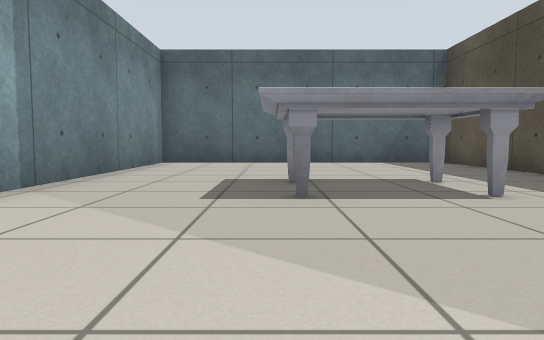
view 1 (above)

15 first-person views from a walk through a Gazebo world. The camera is 0.5 m above the floor, tilts 4° down and sees 70° across. Floor lines are 1 m apart. The floor is counted in squares, 1 m on a side. Each view is taken from the middle of a square. On the plan, view 1 faces up. The plan holds only what a view shows up to about 9 squares ahead; the rest is blank. The robots in the file are not drawn. Some stock models are drawn as simple stand-ins. Some surface patterns are stand-ins.

view 2
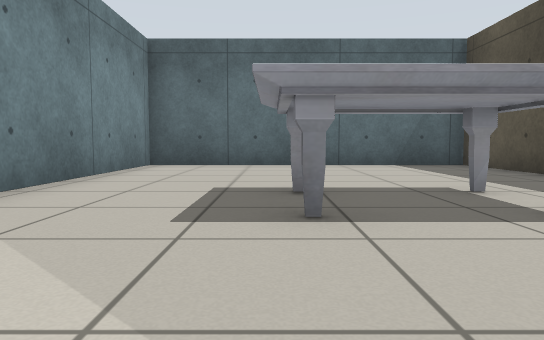

view 3
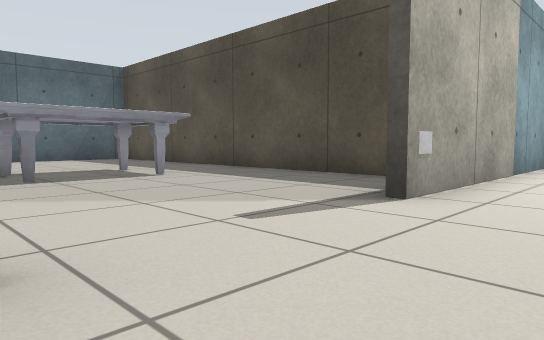

view 4
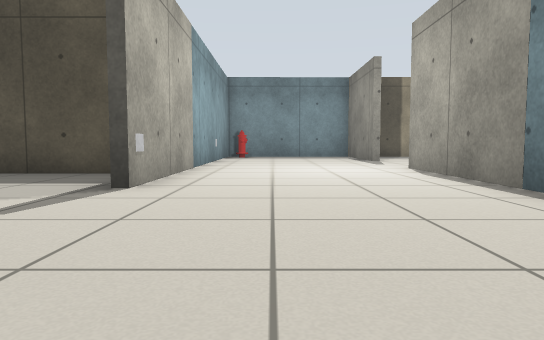

view 5
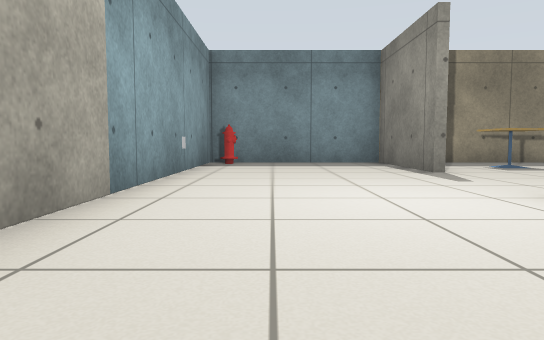

view 6
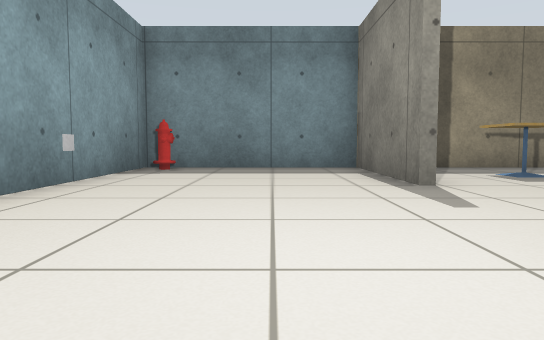

view 7
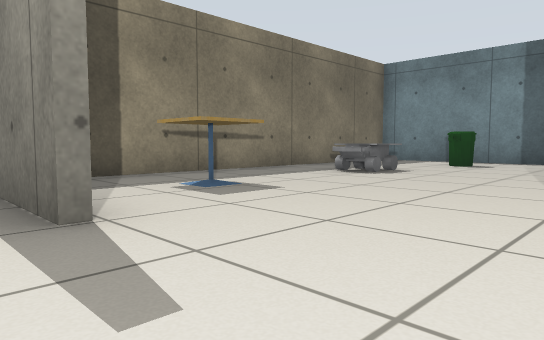

view 8
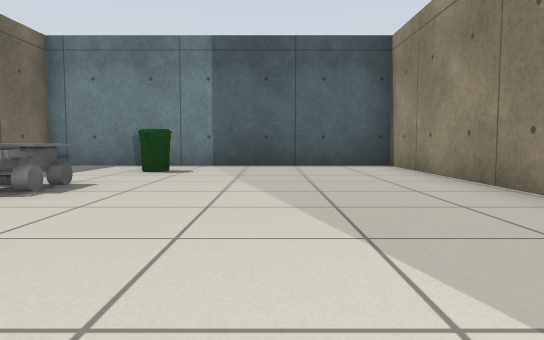

view 9
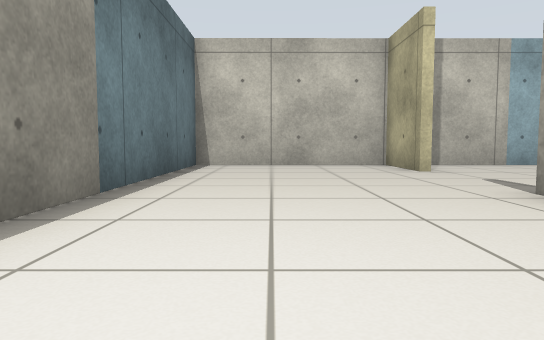

view 10
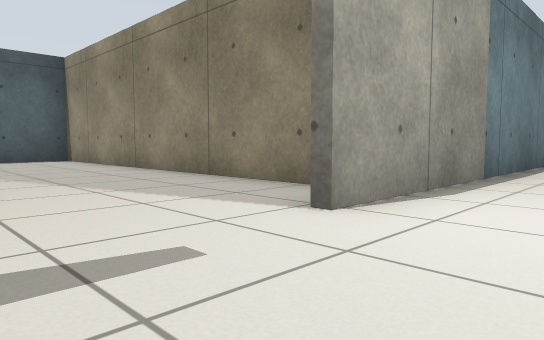

view 11
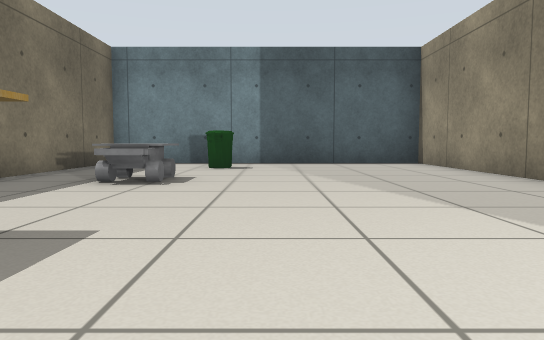

view 12
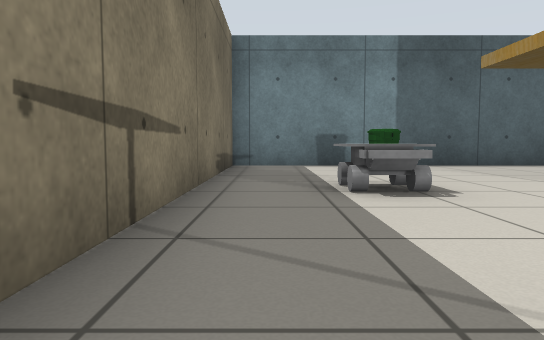

view 13
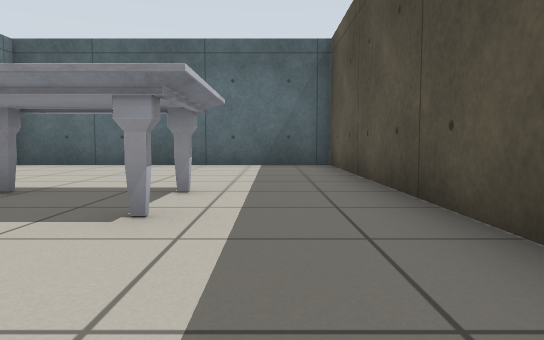

view 14
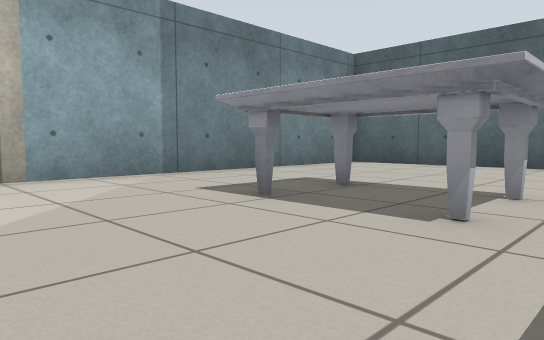

view 15
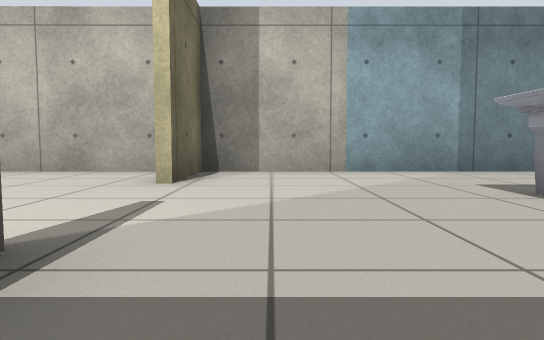

### Floor plan
Points are (right, up) in squares from view 1. A wall is a line through its corners. A room is listed if a view was taken in it or the views show most of it. See-through windows are left out.
Room 1 (views 1, 2, 3, 4, 5, 6, 7, 8, 9, 10, 11, 12, 13, 14, 15)
walls: (4.3, 0.5) (4.3, 9.8) (-2.8, 9.8) (-2.7, -0.2) (-0.8, -0.2); (4.4, -5.9) (4.4, -14.5) (11.9, -14.5) (11.8, -6.1); (-0.8, -0.4) (-2.7, -0.4) (-2.7, -4.7) (5.8, -4.7); (8.5, -4.7) (11.8, -4.7) (11.8, -0.4) (2.1, -0.4)
objects: marble table (0, 4) to (2, 5); bin (9, -13); other object (10, -11) to (10, -10); cafe table (10, -7); fire hydrant (11, -1)

Where each view was taken, in squares from view 1:
view 1: 0 up, 0 right, facing up
view 2: 1 up, 0 right, facing up
view 3: 2 down, 1 left, facing up-right
view 4: 2 down, 2 left, facing right
view 5: 2 down, 2 right, facing right
view 6: 3 down, 4 right, facing right
view 7: 4 down, 6 right, facing down-right
view 8: 6 down, 7 right, facing down
view 9: 3 down, 6 right, facing left
view 10: 3 down, 8 right, facing down-left
view 11: 5 down, 8 right, facing down
view 12: 6 down, 11 right, facing down
view 13: 1 up, 3 right, facing up
view 14: 1 up, 3 right, facing up-left
view 15: 1 up, 4 right, facing left
